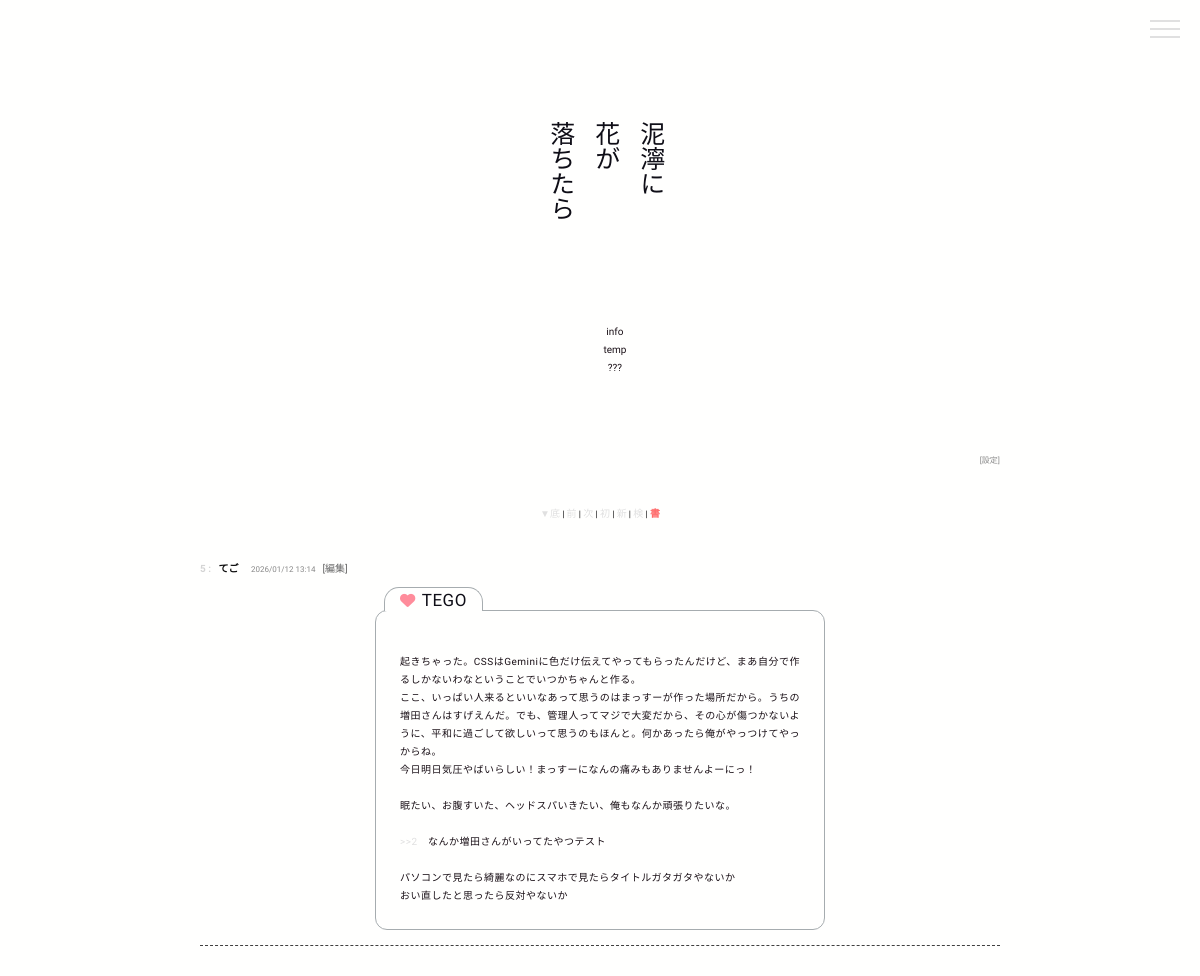
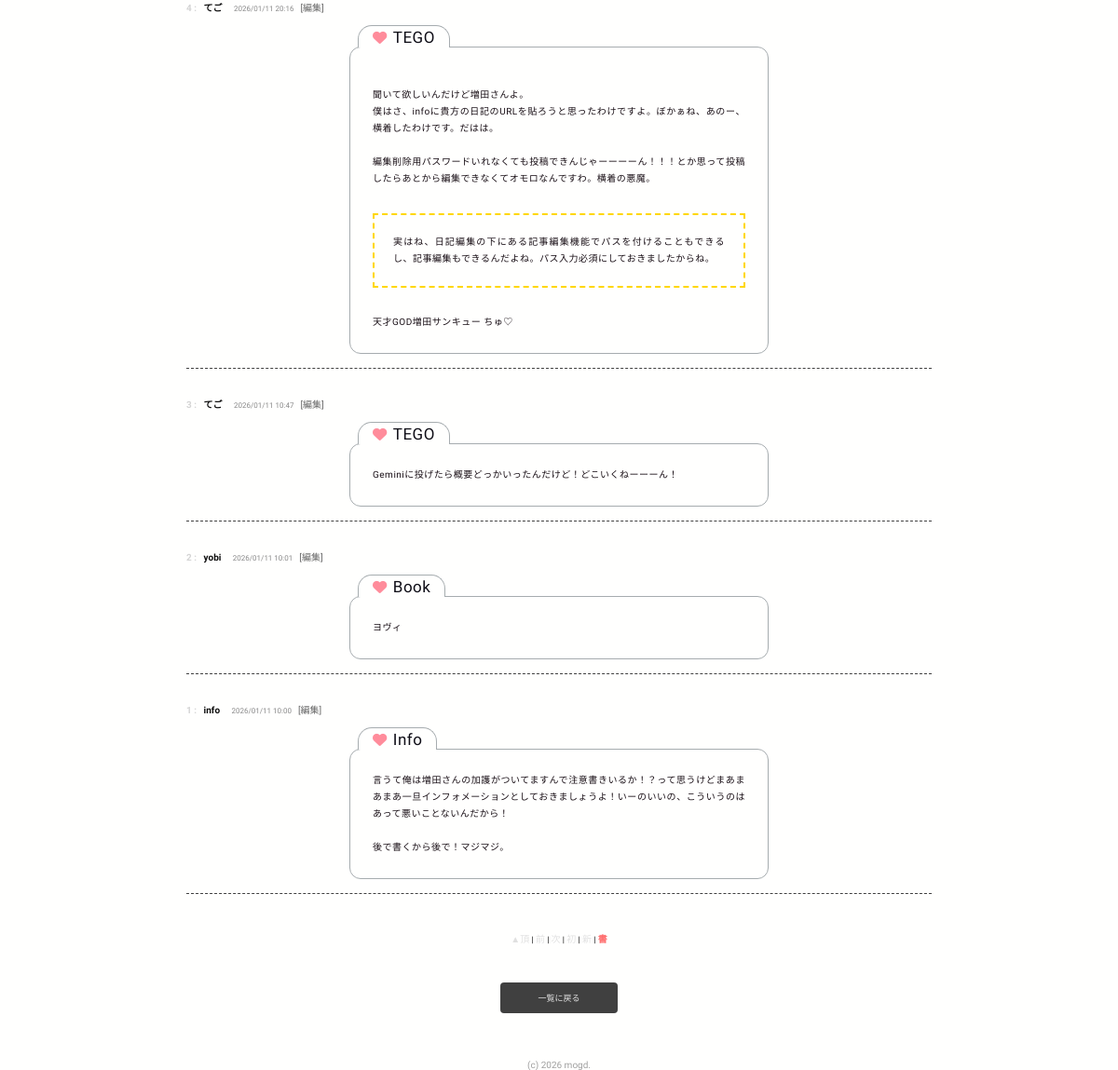
/diary/tester/thread.php?id=1 (signed in), run on the app's committed database (2 pictures, top to bottom).
### tables this page shows
CREATE TABLE threads (
        id INTEGER PRIMARY KEY AUTOINCREMENT,
        title TEXT,
        creator_name TEXT,
        description TEXT,
        custom_css TEXT, 
        write_pass TEXT,
        view_pass TEXT,
        del_pass TEXT,
        lock_level INTEGER DEFAULT 0,
        created_at DATETIME DEFAULT CURRENT_TIMESTAMP
    );

CREATE TABLE posts (
        id INTEGER PRIMARY KEY AUTOINCREMENT,
        thread_id INTEGER,
        post_num INTEGER DEFAULT 0,
        name TEXT,
        content TEXT,
        del_pass TEXT,
        is_sage INTEGER DEFAULT 0,
        created_at DATETIME DEFAULT CURRENT_TIMESTAMP
    );

### diary/tester/db.php (called while the page is built, shortened)
<?php
function h($s) {
    return htmlspecialchars($s, ENT_QUOTES, 'UTF-8');
}

### diary/tester/thread.php (the view, shortened to what this page needs)
<?php
require 'db.php';
$id = $_GET['id'] ?? 0;
$sort = $_GET['sort'] ?? 'desc';
$page = isset($_GET['page']) ? max(1, (int)$_GET['page']) : 1;
$stmt = $pdo->prepare("SELECT * FROM threads WHERE id = ?");
$stmt->execute([$id]);
$thread = $stmt->fetch();
$is_locked = !empty($thread['view_pass']);
$unlocked = false;
$auth_key = 'thread_auth_' . $id;
if (isset($_SESSION['admin_auth']) && $_SESSION['admin_auth'] === true) {
    $is_locked = false;
} elseif ($is_locked && isset($_SESSION[$auth_key])) {
    $unlocked = true;
}
$pass_error = '';
$posts = [];
$total_pages = 1;
if (!$is_locked || $unlocked) {
    $per_page = 20;
    $offset = ($page - 1) * $per_page;
    $order_sql = ($sort === 'desc') ? 'DESC' : 'ASC';
    $stmt = $pdo->prepare("SELECT COUNT(*) FROM posts WHERE thread_id = ?");
    $stmt->execute([$id]);
    $total_posts = $stmt->fetchColumn();
    $total_pages = ceil($total_posts / $per_page);
    $stmt = $pdo->prepare("SELECT * FROM posts WHERE thread_id = ? ORDER BY post_num $order_sql LIMIT ? OFFSET ?");
    $stmt->bindValue(1, $id, PDO::PARAM_INT);
    $stmt->bindValue(2, $per_page, PDO::PARAM_INT);
    $stmt->bindValue(3, $offset, PDO::PARAM_INT);
    $stmt->execute();
    $posts = $stmt->fetchAll();
}
function url_param($adds = []) {
    global $id, $sort, $page;
    $params = ['id' => $id, 'sort' => $sort, 'page' => $page];
    foreach ($adds as $k => $v) { $params[$k] = $v; }
    return '?' . http_build_query($params);
}
require 'header.php';
?>
<div class="container">
    <?php if ($is_locked && !$unlocked): ?>
        <?php if ($thread['lock_level'] == 1): ?>
            <div class="text-center" style="margin-bottom: 30px;">
                <div style="font-size: 0.9em; color: #ccc; margin-bottom: 15px; white-space: pre-wrap;"><?= $thread['description'] ?></div>
            </div>
            <div class="card" style="text-align: center; padding: 40px 20px; border-style:dashed;">
                <h3>ここから先はパスワードが必要です</h3>
                <?php if($pass_error): ?><p style="color: #ff6b6b;"><?= h($pass_error) ?></p><?php endif; ?>
                <form method="post" style="max-width: 300px; margin: 20px auto;">
                    <input type="password" name="unlock_pass" required placeholder="閲覧パスワード">
                    <button type="submit" class="btn" style="margin-top: 15px;">入室</button>
                </form>
            </div>
        <?php else: ?>
            <div class="card" style="text-align: center; padding: 40px 20px;">
                <h1 style="margin-bottom: 5px; border:none;"><?= h($thread['title']) ?></h1>
                <div style="font-size: 0.9em; color: #a0a0a0; margin-bottom: 10px;">
                    作成者: <?= h($thread['creator_name']) ?>
                </div>
                <h2>鍵付き日記</h2>
                <p>閲覧にはパスワードが必要です。</p>
                <?php if($pass_error): ?><p style="color: #ff6b6b;"><?= h($pass_error) ?></p><?php endif; ?>
                <form method="post" style="max-width: 300px; margin: 20px auto;">
                    <input type="password" name="unlock_pass" required placeholder="閲覧パスワード">
                    <button type="submit" class="btn" style="margin-top: 15px;">入室</button>
                </form>
            </div>
        <?php endif; ?>
        <div style="text-align:center; margin-top:20px;"><a href="index.php">戻る</a></div>
    <?php else: ?>
        <div class="text-center" style="margin-bottom: 30px;">
            <div style="font-size: 0.9em; color: #ccc; margin-bottom: 15px; white-space: pre-wrap;"><?= $thread['description'] ?></div>
            <div style="text-align: right;">
                <a href="edit.php?type=thread&id=<?= $id ?>" style="font-size:0.8rem; color:#888;">[設定]</a>
            </div>
        </div>
        <div style="margin-bottom: 30px; font-size: 0.9rem; padding: 10px 0; text-align: center;">
            <a href="#bottom">▼底</a>
            | <a href="<?= url_param(['page' => max(1, $page - 1)]) ?>">前</a>
            | <a href="<?= url_param(['page' => min($total_pages, $page + 1)]) ?>">次</a>
            | <a href="<?= url_param(['sort' => 'asc', 'page' => 1]) ?>">初</a>
            | <a href="<?= url_param(['sort' => 'desc', 'page' => 1]) ?>">新</a>
            | <a href="search.php?id=<?= $id ?>">検</a>
            | <a href="write.php?id=<?= $id ?>" style="color:#ff6b6b; font-weight:bold;">書</a>
        </div>
        <div class="posts-area">
            <?php foreach ($posts as $post): ?>
                <div id="post-<?= $post['post_num'] ?>" style="margin-bottom: 30px; padding-bottom:15px; border-bottom:1px dashed #404040;">
                    <div style="margin-bottom: 8px; font-size: 0.95em;">
                        <a href="res.php?thread_id=<?= $id ?>&post_num=<?= $post['post_num'] ?>" target="_blank" style="font-weight: bold; color: #d4d4d4; margin-right:5px; text-decoration:none;">
                            <?= h($post['post_num']) ?> :
                        </a>
                        <span style="font-weight: bold; margin-right:10px;"><?= h($post['name']) ?></span>
                        <span style="font-size: 0.8rem; color: #888;">
                            <?php
                                $ts = strtotime($post['created_at']);
                                $time_diff = time() - $ts;
                                if (abs($time_diff) > 28800) {
                                    echo date('Y/m/d H:i', $ts + 9*3600);
                                } else {
                                    echo date('Y/m/d H:i', $ts);
                                }
                            ?>
                            <a href="edit.php?type=post&thread_id=<?= $id ?>&post_num=<?= $post['post_num'] ?>" style="color:#666; margin-left:5px; text-decoration:none;">[編集]</a>
                        </span>
                    </div>
                    <div style="line-height: 1.8; white-space: pre-wrap; word-wrap: break-word; letter-spacing: 0.05em;"><?php
                        $body = $post['content'];
                        $body = preg_replace('/(?<!>)>>>(\d+)/', '<a href="thread.php?id=$1">>>>$1</a>', $body);
                        $body = preg_replace('/(?<!>)>>(\d+)/', '<a href="res.php?thread_id=' . $id . '&post_num=$1" target="_blank">>>$1</a>', $body);
                        echo $body;
                    ?></div>
                </div>
            <?php endforeach; ?>
        </div>
        <div style="margin-top: 40px; margin-bottom: 40px; font-size: 0.9rem; text-align:center;">
            <a href="#top">▲頂</a>
            | <a href="<?= url_param(['page' => max(1, $page - 1)]) ?>">前</a>
            | <a href="<?= url_param(['page' => min($total_pages, $page + 1)]) ?>">次</a>
            | <a href="<?= url_param(['sort' => 'asc', 'page' => 1]) ?>">初</a>
            | <a href="<?= url_param(['sort' => 'desc', 'page' => 1]) ?>">新</a>
            | <a href="write.php?id=<?= $id ?>" style="color:#ff6b6b; font-weight:bold;">書</a>
        </div>
<center>
        <div class="text-center mt-4 mb-4" id="bottom">
            <a href="index.php" class="btn-glass" style="padding:10px 40px;">一覧に戻る</a>
        </div></center>
        <div class="footer-link"><?php require 'footer.php'; ?></div>
    <?php endif; ?>
</div>
</body>
</html>

### diary/tester/css/style.css (style rules this page uses)
:root { --bg-color: #202020; --card-bg: #2b2b2b; --text-main: #e0e0e0; --text-sub: #a0a0a0; --accent: #d4d4d4; --border: #404040; --input-bg: #333333; --highlight: #ffd700; }
body { background: var(--bg-color); color: var(--text-main); font-family: "Zen Maru Gothic", "Noto Color Emoji", sans-serif; font-size: 15px; margin: 0; padding: 0; min-height: 100vh; }
a { text-decoration: none; color: var(--text-main); transition: opacity 0.3s; }
.container { max-width: 800px; margin: 0 auto; padding: 60px 20px 40px; }
button, .btn, .btn-glass { background: var(--border); color: var(--text-main); border: none; padding: 8px 16px; border-radius: 4px; cursor: pointer; font-size: 0.9rem; transition: background 0.3s; display: inline-block; text-align: center; }
.footer-link { text-align: center; margin-top: 50px; margin-bottom: 20px; font-size: 0.8rem; color: var(--text-sub); }

### data on the page
threads: description "泥濘に 花が 落ちたら info temp ???"
posts: post_num "5", name "てご", created_at "2026/01/12 13:14", content "TEGO 起きちゃった。CSSはGeminiに色だけ伝えてやってもらったんだけど、まあ自分で作るしかないわなということでいつかちゃんと作る。 ここ、いっぱい人来るといいなあって思うのはまっすーが作った場所だから。うちの増田さんはすげえんだ。でも、管理人ってマジで大変だから、その心が傷つかないように、平和に過ごして欲しいって思うのもほんと。何かあったら俺がやっつけてやっからね。 今日明日気圧やばいらしい！まっすーになんの痛みもありませんよーにっ！ 眠たい、お腹すいた、ヘッドスパいきたい、俺もなんか頑張りたいな。 >>2 なんか増田さんがいってたやつテスト パソコンで見たら綺麗なのにスマホで見たらタイトルガタガタやないか おい直したと思ったら反対やないか"
posts: post_num "4", name "てご", created_at "2026/01/11 20:16", content "TEGO 聞いて欲しいんだけど増田さんよ。 僕はさ、infoに貴方の日記のURLを貼ろうと思ったわけですよ。ぼかぁね、あのー、横着したわけです。だはは。 編集削除用パスワードいれなくても投稿できんじゃーーーーん！！！とか思って投稿したらあとから編集できなくてオモロなんですわ。横着の悪魔。 実はね、日記編集の下にある記事編集機能でパスを付けることもできるし、記事編集もできるんだよね。パス入力必須にしておきましたからね。 天才GOD増田サンキュー ちゅ♡"
posts: post_num "3", name "てご", created_at "2026/01/11 10:47", content "TEGO Geminiに投げたら概要どっかいったんだけど！どこいくねーーーん！"
posts: post_num "2", name "yobi", created_at "2026/01/11 10:01", content "Book ヨヴィ"
posts: post_num "1", name "info", created_at "2026/01/11 10:00", content "Info 言うて俺は増田さんの加護がついてますんで注意書きいるか！？って思うけどまあまあまあ一旦インフォメーションとしておきましょうよ！いーのいいの、こういうのはあって悪いことないんだから！ 後で書くから後で！マジマジ。"
